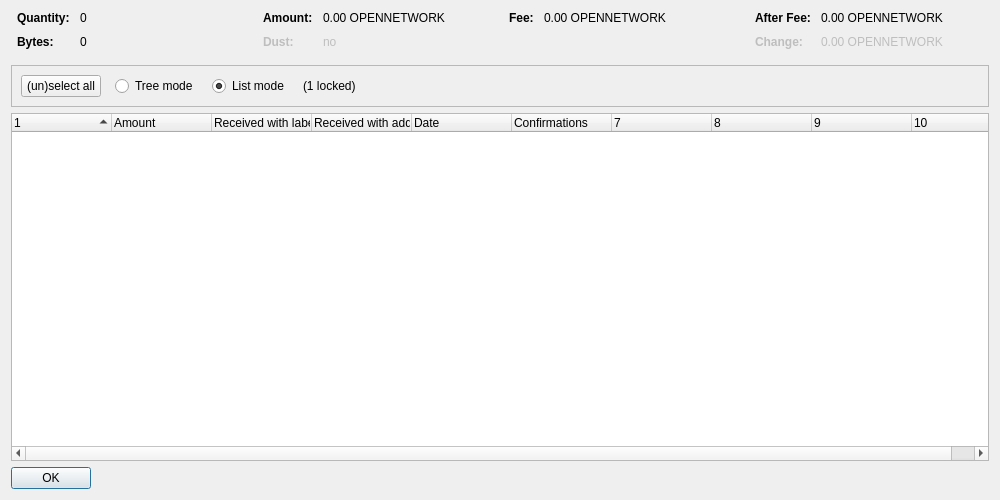
<?xml version="1.0" encoding="UTF-8"?>
<ui version="4.0">
 <class>CoinControlDialog</class>
 <widget class="QDialog" name="CoinControlDialog">
  <property name="geometry">
   <rect>
    <x>0</x>
    <y>0</y>
    <width>1000</width>
    <height>500</height>
   </rect>
  </property>
  <property name="windowTitle">
   <string>Coin Selection</string>
  </property>
  <layout class="QVBoxLayout" name="verticalLayout">
   <item>
    <layout class="QHBoxLayout" name="horizontalLayoutTop" stretch="0,0,0,0">
     <property name="topMargin">
      <number>0</number>
     </property>
     <property name="bottomMargin">
      <number>10</number>
     </property>
     <item>
      <layout class="QFormLayout" name="formLayoutCoinControl1">
       <property name="horizontalSpacing">
        <number>10</number>
       </property>
       <property name="verticalSpacing">
        <number>10</number>
       </property>
       <property name="leftMargin">
        <number>6</number>
       </property>
       <property name="rightMargin">
        <number>6</number>
       </property>
       <item row="0" column="0">
        <widget class="QLabel" name="labelCoinControlQuantityText">
         <property name="font">
          <font>
           <weight>75</weight>
           <bold>true</bold>
          </font>
         </property>
         <property name="text">
          <string>Quantity:</string>
         </property>
        </widget>
       </item>
       <item row="0" column="1">
        <widget class="QLabel" name="labelCoinControlQuantity">
         <property name="cursor">
          <cursorShape>IBeamCursor</cursorShape>
         </property>
         <property name="contextMenuPolicy">
          <enum>Qt::ActionsContextMenu</enum>
         </property>
         <property name="text">
          <string notr="true">0</string>
         </property>
         <property name="textInteractionFlags">
          <set>Qt::LinksAccessibleByMouse|Qt::TextSelectableByKeyboard|Qt::TextSelectableByMouse</set>
         </property>
        </widget>
       </item>
       <item row="1" column="0">
        <widget class="QLabel" name="labelCoinControlBytesText">
         <property name="font">
          <font>
           <weight>75</weight>
           <bold>true</bold>
          </font>
         </property>
         <property name="text">
          <string>Bytes:</string>
         </property>
        </widget>
       </item>
       <item row="1" column="1">
        <widget class="QLabel" name="labelCoinControlBytes">
         <property name="cursor">
          <cursorShape>IBeamCursor</cursorShape>
         </property>
         <property name="contextMenuPolicy">
          <enum>Qt::ActionsContextMenu</enum>
         </property>
         <property name="text">
          <string notr="true">0</string>
         </property>
         <property name="textInteractionFlags">
          <set>Qt::LinksAccessibleByMouse|Qt::TextSelectableByKeyboard|Qt::TextSelectableByMouse</set>
         </property>
        </widget>
       </item>
      </layout>
     </item>
     <item>
      <layout class="QFormLayout" name="formLayoutCoinControl2">
       <property name="horizontalSpacing">
        <number>10</number>
       </property>
       <property name="verticalSpacing">
        <number>10</number>
       </property>
       <property name="leftMargin">
        <number>6</number>
       </property>
       <property name="rightMargin">
        <number>6</number>
       </property>
       <item row="0" column="0">
        <widget class="QLabel" name="labelCoinControlAmountText">
         <property name="font">
          <font>
           <weight>75</weight>
           <bold>true</bold>
          </font>
         </property>
         <property name="text">
          <string>Amount:</string>
         </property>
        </widget>
       </item>
       <item row="0" column="1">
        <widget class="QLabel" name="labelCoinControlAmount">
         <property name="cursor">
          <cursorShape>IBeamCursor</cursorShape>
         </property>
         <property name="contextMenuPolicy">
          <enum>Qt::ActionsContextMenu</enum>
         </property>
         <property name="text">
          <string notr="true">0.00 OPENNETWORK</string>
         </property>
         <property name="textInteractionFlags">
          <set>Qt::LinksAccessibleByMouse|Qt::TextSelectableByKeyboard|Qt::TextSelectableByMouse</set>
         </property>
        </widget>
       </item>
       <item row="1" column="0">
        <widget class="QLabel" name="labelCoinControlLowOutputText">
         <property name="enabled">
          <bool>false</bool>
         </property>
         <property name="font">
          <font>
           <weight>75</weight>
           <bold>true</bold>
          </font>
         </property>
         <property name="text">
          <string>Dust:</string>
         </property>
        </widget>
       </item>
       <item row="1" column="1">
        <widget class="QLabel" name="labelCoinControlLowOutput">
         <property name="enabled">
          <bool>false</bool>
         </property>
         <property name="cursor">
          <cursorShape>IBeamCursor</cursorShape>
         </property>
         <property name="contextMenuPolicy">
          <enum>Qt::ActionsContextMenu</enum>
         </property>
         <property name="text">
          <string notr="true">no</string>
         </property>
         <property name="textInteractionFlags">
          <set>Qt::LinksAccessibleByMouse|Qt::TextSelectableByKeyboard|Qt::TextSelectableByMouse</set>
         </property>
        </widget>
       </item>
      </layout>
     </item>
     <item>
      <layout class="QFormLayout" name="formLayoutCoinControl3">
       <property name="horizontalSpacing">
        <number>10</number>
       </property>
       <property name="verticalSpacing">
        <number>10</number>
       </property>
       <property name="leftMargin">
        <number>6</number>
       </property>
       <property name="rightMargin">
        <number>6</number>
       </property>
       <item row="0" column="0">
        <widget class="QLabel" name="labelCoinControlFeeText">
         <property name="font">
          <font>
           <weight>75</weight>
           <bold>true</bold>
          </font>
         </property>
         <property name="text">
          <string>Fee:</string>
         </property>
        </widget>
       </item>
       <item row="0" column="1">
        <widget class="QLabel" name="labelCoinControlFee">
         <property name="cursor">
          <cursorShape>IBeamCursor</cursorShape>
         </property>
         <property name="contextMenuPolicy">
          <enum>Qt::ActionsContextMenu</enum>
         </property>
         <property name="text">
          <string notr="true">0.00 OPENNETWORK</string>
         </property>
         <property name="textInteractionFlags">
          <set>Qt::LinksAccessibleByMouse|Qt::TextSelectableByKeyboard|Qt::TextSelectableByMouse</set>
         </property>
        </widget>
       </item>
      </layout>
     </item>
     <item>
      <layout class="QFormLayout" name="formLayoutCoinControl4">
       <property name="horizontalSpacing">
        <number>10</number>
       </property>
       <property name="verticalSpacing">
        <number>10</number>
       </property>
       <property name="leftMargin">
        <number>6</number>
       </property>
       <property name="rightMargin">
        <number>6</number>
       </property>
       <item row="0" column="0">
        <widget class="QLabel" name="labelCoinControlAfterFeeText">
         <property name="font">
          <font>
           <weight>75</weight>
           <bold>true</bold>
          </font>
         </property>
         <property name="text">
          <string>After Fee:</string>
         </property>
        </widget>
       </item>
       <item row="0" column="1">
        <widget class="QLabel" name="labelCoinControlAfterFee">
         <property name="cursor">
          <cursorShape>IBeamCursor</cursorShape>
         </property>
         <property name="contextMenuPolicy">
          <enum>Qt::ActionsContextMenu</enum>
         </property>
         <property name="text">
          <string notr="true">0.00 OPENNETWORK</string>
         </property>
         <property name="textInteractionFlags">
          <set>Qt::LinksAccessibleByMouse|Qt::TextSelectableByKeyboard|Qt::TextSelectableByMouse</set>
         </property>
        </widget>
       </item>
       <item row="1" column="0">
        <widget class="QLabel" name="labelCoinControlChangeText">
         <property name="enabled">
          <bool>false</bool>
         </property>
         <property name="font">
          <font>
           <weight>75</weight>
           <bold>true</bold>
          </font>
         </property>
         <property name="text">
          <string>Change:</string>
         </property>
        </widget>
       </item>
       <item row="1" column="1">
        <widget class="QLabel" name="labelCoinControlChange">
         <property name="enabled">
          <bool>false</bool>
         </property>
         <property name="cursor">
          <cursorShape>IBeamCursor</cursorShape>
         </property>
         <property name="contextMenuPolicy">
          <enum>Qt::ActionsContextMenu</enum>
         </property>
         <property name="text">
          <string notr="true">0.00 OPENNETWORK</string>
         </property>
         <property name="textInteractionFlags">
          <set>Qt::LinksAccessibleByMouse|Qt::TextSelectableByKeyboard|Qt::TextSelectableByMouse</set>
         </property>
        </widget>
       </item>
      </layout>
     </item>
    </layout>
   </item>
   <item>
    <widget class="QFrame" name="frame">
     <property name="minimumSize">
      <size>
       <width>0</width>
       <height>40</height>
      </size>
     </property>
     <property name="frameShape">
      <enum>QFrame::StyledPanel</enum>
     </property>
     <property name="frameShadow">
      <enum>QFrame::Sunken</enum>
     </property>
     <layout class="QHBoxLayout" name="horizontalLayout">
      <item>
       <layout class="QHBoxLayout" name="horizontalLayoutPanel" stretch="0,0,0,0,0">
        <property name="spacing">
         <number>14</number>
        </property>
        <item>
         <widget class="QPushButton" name="pushButtonSelectAll">
          <property name="sizePolicy">
           <sizepolicy hsizetype="Maximum" vsizetype="Fixed">
            <horstretch>0</horstretch>
            <verstretch>0</verstretch>
           </sizepolicy>
          </property>
          <property name="text">
           <string>(un)select all</string>
          </property>
          <property name="autoDefault">
           <bool>false</bool>
          </property>
         </widget>
        </item>
        <item>
         <widget class="QRadioButton" name="radioTreeMode">
          <property name="sizePolicy">
           <sizepolicy hsizetype="Maximum" vsizetype="Fixed">
            <horstretch>0</horstretch>
            <verstretch>0</verstretch>
           </sizepolicy>
          </property>
          <property name="text">
           <string>Tree mode</string>
          </property>
         </widget>
        </item>
        <item>
         <widget class="QRadioButton" name="radioListMode">
          <property name="sizePolicy">
           <sizepolicy hsizetype="Maximum" vsizetype="Fixed">
            <horstretch>0</horstretch>
            <verstretch>0</verstretch>
           </sizepolicy>
          </property>
          <property name="text">
           <string>List mode</string>
          </property>
          <property name="checked">
           <bool>true</bool>
          </property>
         </widget>
        </item>
        <item>
         <widget class="QLabel" name="labelLocked">
          <property name="text">
           <string notr="true">(1 locked)</string>
          </property>
         </widget>
        </item>
        <item>
         <spacer name="horizontalSpacer">
          <property name="orientation">
           <enum>Qt::Horizontal</enum>
          </property>
          <property name="sizeHint" stdset="0">
           <size>
            <width>40</width>
            <height>20</height>
           </size>
          </property>
         </spacer>
        </item>
       </layout>
      </item>
     </layout>
    </widget>
   </item>
   <item>
    <widget class="CoinControlTreeWidget" name="treeWidget">
     <property name="contextMenuPolicy">
      <enum>Qt::CustomContextMenu</enum>
     </property>
     <property name="sortingEnabled">
      <bool>false</bool>
     </property>
     <property name="columnCount">
      <number>10</number>
     </property>
     <attribute name="headerShowSortIndicator" stdset="0">
      <bool>true</bool>
     </attribute>
     <attribute name="headerStretchLastSection">
      <bool>false</bool>
     </attribute>
     <column>
      <property name="text">
       <string/>
      </property>
     </column>
     <column>
      <property name="text">
       <string>Amount</string>
      </property>
     </column>
     <column>
      <property name="text">
       <string>Received with label</string>
      </property>
     </column>
     <column>
      <property name="text">
       <string>Received with address</string>
      </property>
     </column>
     <column>
      <property name="text">
       <string>Date</string>
      </property>
     </column>
     <column>
      <property name="text">
       <string>Confirmations</string>
      </property>
      <property name="toolTip">
       <string>Confirmed</string>
      </property>
     </column>
     <column>
      <property name="text">
       <string/>
      </property>
     </column>
     <column>
      <property name="text">
       <string/>
      </property>
     </column>
     <column>
      <property name="text">
       <string/>
      </property>
     </column>
     <column>
      <property name="text">
       <string/>
      </property>
     </column>
    </widget>
   </item>
   <item>
    <widget class="QDialogButtonBox" name="buttonBox">
     <property name="sizePolicy">
      <sizepolicy hsizetype="Maximum" vsizetype="Fixed">
       <horstretch>0</horstretch>
       <verstretch>0</verstretch>
      </sizepolicy>
     </property>
     <property name="orientation">
      <enum>Qt::Horizontal</enum>
     </property>
     <property name="standardButtons">
      <set>QDialogButtonBox::Ok</set>
     </property>
    </widget>
   </item>
  </layout>
 </widget>
 <customwidgets>
  <customwidget>
   <class>CoinControlTreeWidget</class>
   <extends>QTreeWidget</extends>
   <header>coincontroltreewidget.h</header>
  </customwidget>
 </customwidgets>
 <resources/>
 <connections/>
</ui>
